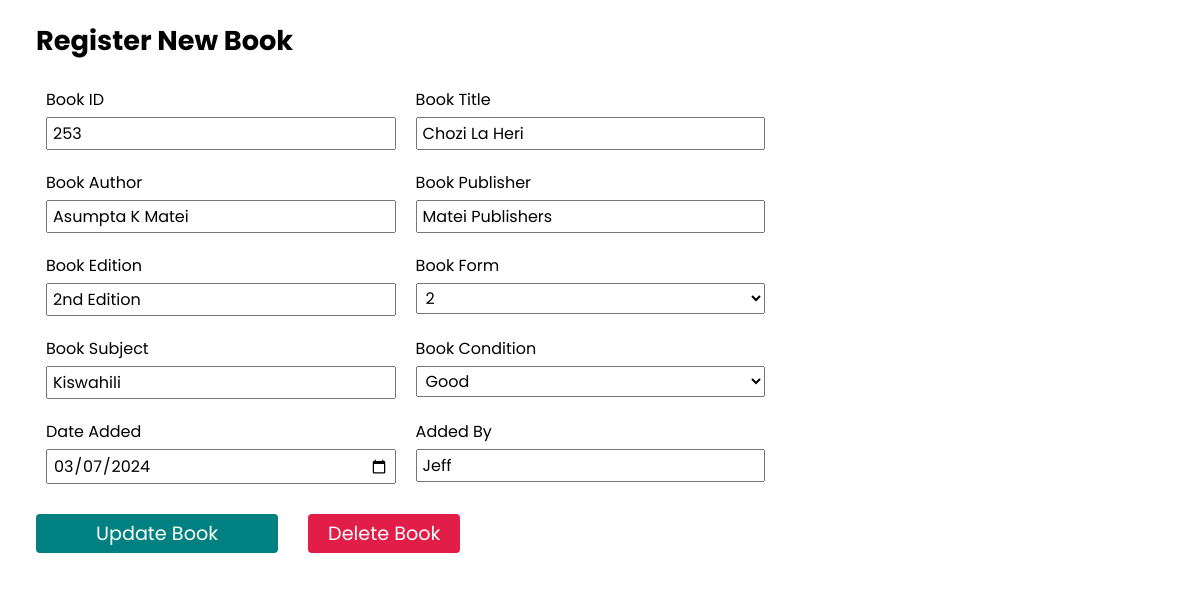
Screenshot of /update-book/253 with the database file from the repository.
### base/models.py (models this page shows, shortened)
class Book_Reg(models.Model):
    bookStatus = models.CharField(max_length=100, null=True, blank=True)
    bookId = models.CharField(primary_key=True, max_length=150)
    bookTitle = models.CharField(max_length=150)
    bookAuthor = models.CharField(max_length=100)
    bookPublisher = models.CharField(max_length=100)
    bookEdition = models.CharField(max_length=100)
    bookForm = models.CharField(max_length=100)
    bookSubject = models.CharField(max_length=100)
    bookCondition = models.CharField(max_length=100)
    dateAdded = models.DateField()
    addedBy = models.CharField(max_length=100)

### base/views.py (the view, shortened to what this page needs)
# urls.py: path("update-book/<str:id>", views.UpdateBook, name="updateBook"),
def UpdateBook(request, id):
    u_book = Book_Reg.objects.get(bookId=id)
    context = {
        "u_book": u_book
    }
    return render(request, "base/update_book.html", context)

### base/templates/base/update_book.html (shortened to what this page needs)
{% extends "master.html" %}
{% load static %}
{% block css_link %}
    {% static "css/addBook.css" %}
{% endblock css_link %}
{% block content %}
<section id="container">
    <section class="content-div">
        <h1 class="title-header">Register New Book</h1>
        <form class="form-div" action="#" method="POST">
            <div class='form-element'>
                <label for="book-id">Book ID</label>
                <input type="text" id="book-id" name="bookId" placeholder="Enter Book ID" required value="{{u_book.bookId}}">
            </div>
            <div class='form-element'>
                <label for="book-title">Book Title</label>
                <input type="text" id="book-title" name="bookTitle" placeholder="Enter Book Title" required value="{{u_book.bookTitle}}">
            </div>
            <div class='form-element'>
                <label for="book-author">Book Author</label>
                <input type="text" id="book-author" name="bookAuthor" placeholder="Enter Book Author" required value="{{u_book.bookAuthor}}">
            </div>
            <div class='form-element'>
                <label for="book-publisher">Book Publisher</label>
                <input type="text" id="book-publisher" name="bookPublisher" placeholder="Enter Book Publisher" required value="{{u_book.bookPublisher}}">
            </div>
            <div class='form-element'>
                <label for="book-edition">Book Edition</label>
                <input type="text" id="book-edition" name="bookEdition" placeholder="Enter Book Edition" required value="{{u_book.bookEdition}}">
            </div>
            <div class='form-element'>
                <label for="book-form">Book Form</label>
                <select name="bookForm" id="book-form">
                    <option value="2" {% if u_book.bookForm == "2" %} selected {% endif %}>2</option>
                </select>
            </div>
            <div class='form-element'>
                <label for="book-subject">Book Subject</label>
                <input type="text" id="book-subject" name="bookSubject" placeholder="Enter Book Subject" required value="{{u_book.bookSubject}}">
            </div>
            <div class='form-element'>
                <label for="book-condition">Book Condition</label>
                <select name="bookCondition" id="bookCondition">
                    <option value="Good" {% if u_book.bookCondition == "Good" %} selected {% endif %}>Good</option>
                </select>
            </div>
            <div class='form-element'>
                <label for="date-added">Date Added</label>
                <input type="date" id="date-added" name="dateAdded" required value="{{ u_book.dateAdded|date:'Y-m-d' }}">
            </div>
            <div class='form-element'>
                <label for="added-by">Added By</label>
                <input type="text" id="added-by" name="addedBy" placeholder="Added By" required value="{{u_book.addedBy}}">
            </div>
            <div class="button-div">
                <button type="submit" class="submit-button">Update Book</button>
                <a type="submit" class='delete-btn' href={% url "deleteBook" u_book.bookId %}>Delete Book</a>
            </div>
        </form>
    </section>
</section>
{% endblock content %}

### static/css/style.css (style rules this page uses)
* { margin: 0; padding: 0; box-sizing: border-box; font-size: 1em; font-family: "Poppins", sans-serif; }

### static/css/addBook.css (style rules this page uses)
#container { width: 100%; display: flex; }
.content-div { width: 80vw; background: rgb(255, 255, 255); padding-left: 3%; padding-top: 20px; }
.title-header { font-size: 1.7em; padding-bottom: 15px; }
.form-div { width: 100%; display: flex; flex-wrap: wrap; }
.form-element { width: 40%; padding: 10px; display: flex; flex-direction: column; font-size: 1em; }
.form-element label { padding-bottom: 5px; }
.form-element input, .form-element select { padding: 2px 5px; }
.button-div { padding: 20px 0; width: 100%; display: flex; align-items: center; }
.button-div .submit-button { padding: 5px 60px; font-size: 1.2em; border-radius: 4px; background: #008080; color: rgb(255, 255, 255); border: none; outline: none; cursor: pointer; transition: all 0.3s ease; }
.delete-btn { background: #e11d48; color: #fff; padding: 5px 20px; font-size: 1.2em; margin-left: 30px; border-radius: 4px; text-decoration: none; transition: all 0.3s ease; cursor: pointer; }

### rows the page displays
Book_Reg: bookId "253", bookTitle "Chozi La Heri", bookAuthor "Asumpta K Matei", bookPublisher "Matei Publishers", bookEdition "2nd Edition", bookForm "2", bookSubject "Kiswahili", bookCondition "Good", dateAdded "03/07/2024", addedBy "Jeff"
